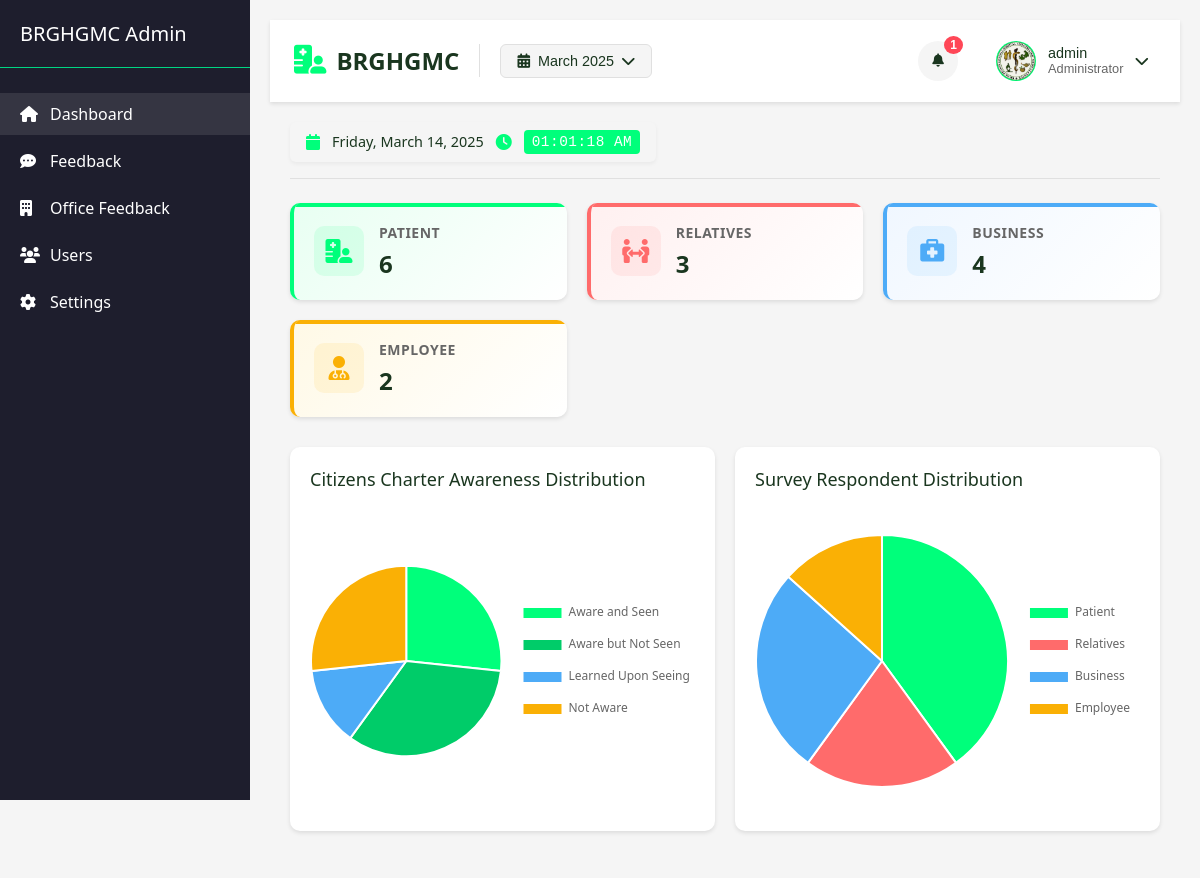
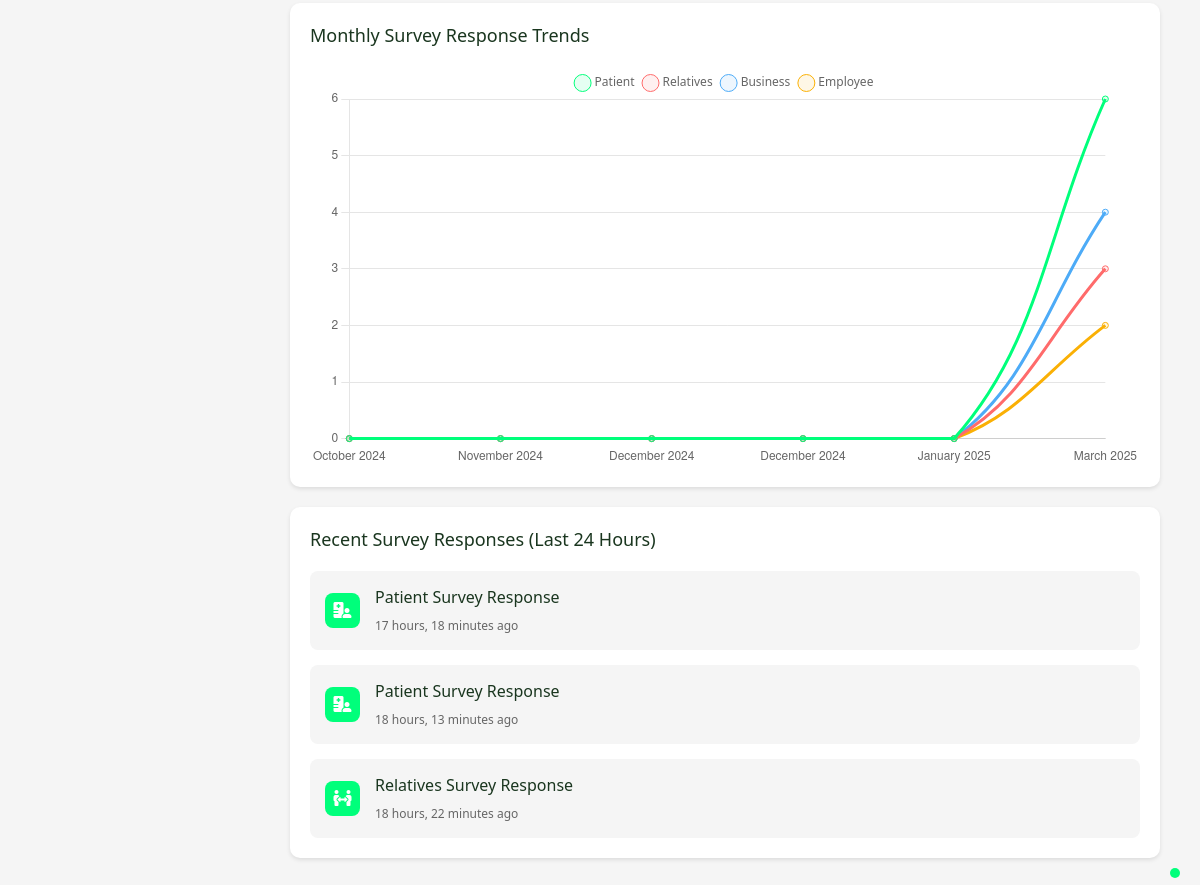
The app's page /custom-admin/dashboard/ (signed in) with its own data (2 pictures, top to bottom).
### core/models.py (models this page shows, shortened)
class AdminAccount(models.Model):
    username = models.CharField(max_length=100, unique=True)
    password = models.CharField(max_length=255)  # Will store hashed password
    email = models.EmailField(unique=True)
    full_name = models.CharField(max_length=255)
    is_active = models.BooleanField(default=True)
    created_at = models.DateTimeField(auto_now_add=True)
    last_login = models.DateTimeField(null=True, blank=True)
    class Meta:
        verbose_name = 'Admin Account'
        verbose_name_plural = 'Admin Accounts'

class PersonalInformation(models.Model):
    SURVEY_CHOICES = [
        ('pasyente', 'Pasyente'),
        ('kasama', 'Kasama ng Pasyente'),
        ('negosyo', 'Transaksyon sa Negosyo'),
        ('empleyado', 'Empleyado'),
    ]
    GENDER_CHOICES = [
        ('babae', 'Babae'),
        ('lalaki', 'Lalaki'),
    ]
    RELIGION_CHOICES = [
        ('kristiyano', 'Kristiyano'),
        ('islam', 'Islam'),
        ('wala', 'Wala'),
        ('katoliko', 'Katoliko Romano'),
        ('ibang_relihiyon', 'Ibang Relihiyon'),
    ]
    EDUCATION_CHOICES = [
        ('elementary', 'Elementary'),
        ('secondary', 'Sekondarya'),
        ('vocational', 'Bokasyonal'),
        ('college', 'Kolehiyo'),
        ('postgrad', 'Postgraduates'),
        ('no_formal_edu', 'Walang pormal na edukasyon'),
    ]
    VISIT_FREQUENCY_CHOICES = [
        ('once', '0-1 beses sa isang taon'),
        ('four', '4-6 beses sa isang taon'),
        ('seven', '7-11 beses sa isang taon'),
        ('twelve', '12+ beses sa isang taon'),
    ]
    respondent = models.OneToOneField(Respondent, on_delete=models.CASCADE, related_name='personal_info')
    survey_answer = models.CharField(max_length=20, choices=SURVEY_CHOICES)
    gender = models.CharField(max_length=10, choices=GENDER_CHOICES)
    religion = models.CharField(max_length=20, choices=RELIGION_CHOICES)
    education = models.CharField(max_length=20, choices=EDUCATION_CHOICES)
    visit_frequency = models.CharField(max_length=10, choices=VISIT_FREQUENCY_CHOICES)

class Respondent(models.Model):
    age = models.IntegerField()
    date_submitted = models.DateTimeField(default=timezone.now)

### core/views.py (the view)
    def wrapper(request, *args, **kwargs):
        if not request.session.get('admin_id'):
            return redirect('core_admin:admin_login')
        return view_func(request, *args, **kwargs)

### core/views.py (called while the page is built)
def admin_required(view_func):
    def wrapper(request, *args, **kwargs):
        if not request.session.get('admin_id'):
            return redirect('core_admin:admin_login')
        return view_func(request, *args, **kwargs)
    return wrapper

### core/templates/admin/dashboard.html (shortened to what this page needs)
{% load static %}
<!DOCTYPE html>
<html lang="en">
<head>
    <link rel="stylesheet" href="{% static 'css/admin/dashboard.css' %}">
    <link rel="stylesheet" href="https://cdnjs.cloudflare.com/ajax/libs/font-awesome/6.0.0/css/all.min.css">
</head>
<body>
    <div class="dashboard-container">
        <div class="sidebar">
            <div class="sidebar-header">
                <h2>BRGHGMC Admin</h2>
            </div>
            <nav class="sidebar-nav">
                <ul>
                    <li class="active">
                        <a href="{% url 'core:admin_dashboard' %}"><i class="fas fa-home"></i> Dashboard</a>
                    </li>
                    <li>
                        <a href="{% url 'core:admin_feedback' %}"><i class="fas fa-comment-dots"></i> Feedback</a>
                    </li>
                    <li>
                        <a href="#"><i class="fas fa-building"></i> Office Feedback</a>
                    </li>
                    <li>
                        <a href="#"><i class="fas fa-users"></i> Users</a>
                    </li>
                    <li>
                        <a href="#"><i class="fas fa-cog"></i> Settings</a>
                    </li>
                </ul>
            </nav>
        </div>
        <div class="main-content">
            <header class="top-nav">
                <div class="nav-left">
                    <div class="logo-section">
                        <i class="fas fa-hospital-user"></i>
                        <span>BRGHGMC</span>
                    </div>
                    <div class="month-filter">
                        <button class="month-dropdown-toggle">
                            <i class="fas fa-calendar-alt"></i>
                            <span>{{ selected_month }}</span>
                            <i class="fas fa-chevron-down"></i>
                        </button>
                    </div>
                </div>
                <div class="nav-right">
                    <div class="quick-actions">
                        <button class="action-btn notification-toggle" title="Notifications">
                            <i class="fas fa-bell"></i>
                            {% if new_feedback_count > 0 %}
                                <span class="notification-badge">{{ new_feedback_count }}</span>
                            {% endif %}
                        </button>
                    </div>
                    <div class="user-menu">
                        <div class="dropdown">
                            <button class="dropdown-toggle">
                                <div class="user-avatar">
                                    <img src="{% static 'images/logo.png' %}" alt="BRGHGMC Logo">
                                </div>
                                <div class="user-info">
                                    <span class="user-name">{{ request.session.admin_username }}</span>
                                    <span class="user-role">Administrator</span>
                                </div>
                                <i class="fas fa-chevron-down"></i>
                            </button>
                        </div>
                    </div>
                </div>
            </header>
            <div class="dashboard-content">
                <div class="content-header">
                    <div class="date-info">
                        <i class="fas fa-calendar"></i>
                        <span class="current-date"></span>
                        <i class="fas fa-clock ms-3"></i>
                        <span class="current-time"></span>
                    </div>
                </div>
                <div class="stats-grid">
                    <div class="stat-card patient-card">
                        <div class="stat-icon">
                            <i class="fas fa-hospital-user"></i>
                        </div>
                        <div class="stat-info">
                            <h3>Patient</h3>
                            <p>{{ survey_counts.patient }}</p>
                        </div>
                    </div>
                    <div class="stat-card relatives-card">
                        <div class="stat-icon">
                            <i class="fas fa-people-arrows text-3xl text-blue-500"></i>
                        </div>
                        <div class="stat-info">
                            <h3>Relatives</h3>
                            <p>{{ survey_counts.relatives }}</p>
                        </div>
                    </div>
                    <div class="stat-card business-card">
                        <div class="stat-icon">
                            <i class="fas fa-briefcase-medical"></i>
                        </div>
                        <div class="stat-info">
                            <h3>Business</h3>
                            <p>{{ survey_counts.business }}</p>
                        </div>
                    </div>
                    <div class="stat-card employee-card">
                        <div class="stat-icon">
                            <i class="fas fa-user-doctor"></i>
                        </div>
                        <div class="stat-info">
                            <h3>Employee</h3>
                            <p>{{ survey_counts.employee }}</p>
                        </div>
                    </div>
                </div>
                <div class="charts-section">
                    <div class="chart-grid">
                        <div class="chart-card">
                            <h2>Citizens Charter Awareness Distribution</h2>
                            <div class="chart-container">
                                <canvas id="charterPieChart"></canvas>
                            </div>
                        </div>
                        <div class="chart-card">
                            <h2>Survey Respondent Distribution</h2>
                            <div class="chart-container">
                                <canvas id="surveyPieChart"></canvas>
                            </div>
                        </div>
                    </div>
                </div>
                <div class="chart-card monthly-trends">
                    <h2>Monthly Survey Response Trends</h2>
                    <div class="chart-container">
                        <canvas id="monthlyTrendsChart"></canvas>
                    </div>
                </div>
                <div class="recent-activity">
                    <h2>Recent Survey Responses (Last 24 Hours)</h2>
                    <div class="activity-list">
                        {% if recent_surveys %}
                            {% for survey in recent_surveys %}
                                <div class="activity-item">
                                    {% if survey.survey_answer == 'pasyente' %}
                                        <i class="fas fa-hospital-user"></i>
                                    {% elif survey.survey_answer == 'kasama' %}
                                        <i class="fas fa-people-arrows"></i>
                                    {% elif survey.survey_answer == 'negosyo' %}
                                        <i class="fas fa-briefcase-medical"></i>
                                    {% else %}
                                        <i class="fas fa-user-doctor"></i>
                                    {% endif %}
                                    <div class="activity-info">
                                        <p>
                                            {% if survey.survey_answer == 'pasyente' %}
                                                Patient Survey Response
                                            {% elif survey.survey_answer == 'kasama' %}
                                                Relatives Survey Response
                                            {% elif survey.survey_answer == 'negosyo' %}
                                                Business Survey Response
                                            {% else %}
                                                Employee Survey Response
                                            {% endif %}
                                        </p>
                                        <span>{{ survey.respondent.date_submitted|timesince }} ago</span>
                                    </div>
                                </div>
                            {% endfor %}
                        {% endif %}
                    </div>
                </div>
            </div>
        </div>
    </div>
    <script>
        // Make chart data available globally
        window.chartData = JSON.parse('{{ chart_data_json|safe }}');
    </script>
</body>
</html>

### records on screen
AdminAccount: session.admin_username "admin"
PersonalInformation: survey_answer "pasyente" (drawn), respondent.date_submitted "17 hours, 18 minutes"
PersonalInformation: survey_answer "pasyente" (drawn), respondent.date_submitted "18 hours, 13 minutes"
PersonalInformation: survey_answer "kasama" (drawn), respondent.date_submitted "18 hours, 22 minutes"

### other values on screen
{{ selected_month }} "March 2025"
{{ new_feedback_count }} "1"
{{ survey_counts.patient }} "6"
{{ survey_counts.relatives }} "3"
{{ survey_counts.business }} "4"
{{ survey_counts.employee }} "2"
